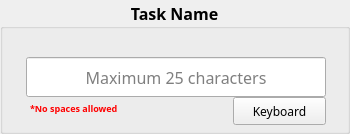
                   <widget class="QGroupBox" name="groupBox_3">
                    <property name="sizePolicy">
                     <sizepolicy hsizetype="Fixed" vsizetype="Fixed">
                      <horstretch>0</horstretch>
                      <verstretch>0</verstretch>
                     </sizepolicy>
                    </property>
                    <property name="minimumSize">
                     <size>
                      <width>350</width>
                      <height>125</height>
                     </size>
                    </property>
                    <property name="font">
                     <font>
                      <family>Times New Roman,Times,serif</family>
                      <pointsize>12</pointsize>
                      <weight>75</weight>
                      <bold>true</bold>
                     </font>
                    </property>
                    <property name="title">
                     <string>Task Name</string>
                    </property>
                    <property name="alignment">
                     <set>Qt::AlignCenter</set>
                    </property>
                    <property name="flat">
                     <bool>false</bool>
                    </property>
                    <widget class="QLineEdit" name="lineTaskName">
                     <property name="geometry">
                      <rect>
                       <x>26</x>
                       <y>57</y>
                       <width>300</width>
                       <height>40</height>
                      </rect>
                     </property>
                     <property name="sizePolicy">
                      <sizepolicy hsizetype="Fixed" vsizetype="Fixed">
                       <horstretch>0</horstretch>
                       <verstretch>0</verstretch>
                      </sizepolicy>
                     </property>
                     <property name="minimumSize">
                      <size>
                       <width>300</width>
                       <height>20</height>
                      </size>
                     </property>
                     <property name="font">
                      <font>
                       <family>Times New Roman,Times,serif</family>
                       <pointsize>12</pointsize>
                       <weight>50</weight>
                       <bold>false</bold>
                      </font>
                     </property>
                     <property name="styleSheet">
                      <string notr="true">QComboBox{
	padding : 5px 0px 0px 5px;

}</string>
                     </property>
                     <property name="text">
                      <string/>
                     </property>
                     <property name="maxLength">
                      <number>25</number>
                     </property>
                     <property name="alignment">
                      <set>Qt::AlignCenter</set>
                     </property>
                     <property name="placeholderText">
                      <string>Maximum 25 characters</string>
                     </property>
                    </widget>
                    <widget class="QLabel" name="label_2">
                     <property name="geometry">
                      <rect>
                       <x>30</x>
                       <y>100</y>
                       <width>111</width>
                       <height>16</height>
                      </rect>
                     </property>
                     <property name="palette">
                      <palette>
                       <active>
                        <colorrole role="WindowText">
                         <brush brushstyle="SolidPattern">
                          <color alpha="255">
                           <red>255</red>
                           <green>0</green>
                           <blue>0</blue>
                          </color>
                         </brush>
                        </colorrole>
                        <colorrole role="Button">
                         <brush brushstyle="SolidPattern">
                          <color alpha="255">
                           <red>240</red>
                           <green>240</green>
                           <blue>240</blue>
                          </color>
                         </brush>
                        </colorrole>
                        <colorrole role="Light">
                         <brush brushstyle="SolidPattern">
                          <color alpha="255">
                           <red>255</red>
                           <green>255</green>
                           <blue>255</blue>
                          </color>
                         </brush>
                        </colorrole>
                        <colorrole role="Midlight">
                         <brush brushstyle="SolidPattern">
                          <color alpha="255">
                           <red>247</red>
                           <green>247</green>
                           <blue>247</blue>
                          </color>
                         </brush>
                        </colorrole>
                        <colorrole role="Dark">
                         <brush brushstyle="SolidPattern">
                          <color alpha="255">
                           <red>120</red>
                           <green>120</green>
                           <blue>120</blue>
                          </color>
                         </brush>
                        </colorrole>
                        <colorrole role="Mid">
                         <brush brushstyle="SolidPattern">
                          <color alpha="255">
                           <red>160</red>
                           <green>160</green>
                           <blue>160</blue>
                          </color>
                         </brush>
                        </colorrole>
                        <colorrole role="Text">
                         <brush brushstyle="SolidPattern">
                          <color alpha="255">
                           <red>255</red>
                           <green>0</green>
                           <blue>0</blue>
                          </color>
                         </brush>
                        </colorrole>
                        <colorrole role="BrightText">
                         <brush brushstyle="SolidPattern">
                          <color alpha="255">
                           <red>255</red>
                           <green>255</green>
                           <blue>255</blue>
                          </color>
                         </brush>
                        </colorrole>
                        <colorrole role="ButtonText">
                         <brush brushstyle="SolidPattern">
                          <color alpha="255">
                           <red>255</red>
                           <green>0</green>
                           <blue>0</blue>
                          </color>
                         </brush>
                        </colorrole>
                        <colorrole role="Base">
                         <brush brushstyle="SolidPattern">
                          <color alpha="255">
                           <red>255</red>
                           <green>255</green>
                           <blue>255</blue>
                          </color>
                         </brush>
                        </colorrole>
                        <colorrole role="Window">
                         <brush brushstyle="SolidPattern">
                          <color alpha="255">
                           <red>240</red>
                           <green>240</green>
                           <blue>240</blue>
                          </color>
                         </brush>
                        </colorrole>
                        <colorrole role="Shadow">
                         <brush brushstyle="SolidPattern">
                          <color alpha="255">
                           <red>0</red>
                           <green>0</green>
                           <blue>0</blue>
                          </color>
                         </brush>
                        </colorrole>
                        <colorrole role="AlternateBase">
                         <brush brushstyle="SolidPattern">
                          <color alpha="255">
                           <red>247</red>
                           <green>247</green>
                           <blue>247</blue>
                          </color>
                         </brush>
                        </colorrole>
                        <colorrole role="ToolTipBase">
                         <brush brushstyle="SolidPattern">
                          <color alpha="255">
                           <red>255</red>
                           <green>255</green>
                           <blue>220</blue>
                          </color>
                         </brush>
                        </colorrole>
                        <colorrole role="ToolTipText">
                         <brush brushstyle="SolidPattern">
                          <color alpha="255">
                           <red>0</red>
                           <green>0</green>
                           <blue>0</blue>
                          </color>
                         </brush>
                        </colorrole>
                       </active>
                       <inactive>
                        <colorrole role="WindowText">
                         <brush brushstyle="SolidPattern">
                          <color alpha="255">
                           <red>255</red>
                           <green>0</green>
                           <blue>0</blue>
                          </color>
                         </brush>
                        </colorrole>
                        <colorrole role="Button">
                         <brush brushstyle="SolidPattern">
                          <color alpha="255">
                           <red>240</red>
                           <green>240</green>
                           <blue>240</blue>
                          </color>
                         </brush>
                        </colorrole>
                        <colorrole role="Light">
                         <brush brushstyle="SolidPattern">
                          <color alpha="255">
                           <red>255</red>
                           <green>255</green>
                           <blue>255</blue>
                          </color>
                         </brush>
                        </colorrole>
                        <colorrole role="Midlight">
                         <brush brushstyle="SolidPattern">
                          <color alpha="255">
                           <red>247</red>
                           <green>247</green>
                           <blue>247</blue>
                          </color>
                         </brush>
                        </colorrole>
                        <colorrole role="Dark">
                         <brush brushstyle="SolidPattern">
                          <color alpha="255">
                           <red>120</red>
                           <green>120</green>
                           <blue>120</blue>
                          </color>
                         </brush>
                        </colorrole>
                        <colorrole role="Mid">
                         <brush brushstyle="SolidPattern">
                          <color alpha="255">
                           <red>160</red>
                           <green>160</green>
                           <blue>160</blue>
                          </color>
                         </brush>
                        </colorrole>
                        <colorrole role="Text">
                         <brush brushstyle="SolidPattern">
                          <color alpha="255">
                           <red>255</red>
                           <green>0</green>
                           <blue>0</blue>
                          </color>
                         </brush>
                        </colorrole>
                        <colorrole role="BrightText">
                         <brush brushstyle="SolidPattern">
                          <color alpha="255">
                           <red>255</red>
                           <green>255</green>
                           <blue>255</blue>
                          </color>
                         </brush>
                        </colorrole>
                        <colorrole role="ButtonText">
                         <brush brushstyle="SolidPattern">
                          <color alpha="255">
                           <red>255</red>
                           <green>0</green>
                           <blue>0</blue>
                          </color>
                         </brush>
                        </colorrole>
                        <colorrole role="Base">
                         <brush brushstyle="SolidPattern">
                          <color alpha="255">
                           <red>255</red>
                           <green>255</green>
                           <blue>255</blue>
                          </color>
                         </brush>
                        </colorrole>
                        <colorrole role="Window">
                         <brush brushstyle="SolidPattern">
                          <color alpha="255">
                           <red>240</red>
                           <green>240</green>
                           <blue>240</blue>
                          </color>
                         </brush>
                        </colorrole>
                        <colorrole role="Shadow">
                         <brush brushstyle="SolidPattern">
                          <color alpha="255">
                           <red>0</red>
                           <green>0</green>
                           <blue>0</blue>
                          </color>
                         </brush>
                        </colorrole>
                        <colorrole role="AlternateBase">
                         <brush brushstyle="SolidPattern">
                          <color alpha="255">
                           <red>247</red>
                           <green>247</green>
                           <blue>247</blue>
                          </color>
                         </brush>
                        </colorrole>
                        <colorrole role="ToolTipBase">
                         <brush brushstyle="SolidPattern">
                          <color alpha="255">
                           <red>255</red>
                           <green>255</green>
                           <blue>220</blue>
                          </color>
                         </brush>
                        </colorrole>
                        <colorrole role="ToolTipText">
                         <brush brushstyle="SolidPattern">
                          <color alpha="255">
                           <red>0</red>
                           <green>0</green>
                           <blue>0</blue>
                          </color>
                         </brush>
                        </colorrole>
                       </inactive>
                       <disabled>
                        <colorrole role="WindowText">
                         <brush brushstyle="SolidPattern">
                          <color alpha="255">
                           <red>255</red>
                           <green>0</green>
                           <blue>0</blue>
                          </color>
                         </brush>
                        </colorrole>
                        <colorrole role="Button">
                         <brush brushstyle="SolidPattern">
                          <color alpha="255">
                           <red>240</red>
                           <green>240</green>
                           <blue>240</blue>
                          </color>
                         </brush>
                        </colorrole>
                        <colorrole role="Light">
                         <brush brushstyle="SolidPattern">
                          <color alpha="255">
                           <red>255</red>
                           <green>255</green>
                           <blue>255</blue>
                          </color>
                         </brush>
                        </colorrole>
                        <colorrole role="Midlight">
                         <brush brushstyle="SolidPattern">
                          <color alpha="255">
                           <red>247</red>
                           <green>247</green>
                           <blue>247</blue>
                          </color>
                         </brush>
                        </colorrole>
                        <colorrole role="Dark">
                         <brush brushstyle="SolidPattern">
                          <color alpha="255">
                           <red>120</red>
                           <green>120</green>
                           <blue>120</blue>
                          </color>
                         </brush>
                        </colorrole>
                        <colorrole role="Mid">
                         <brush brushstyle="SolidPattern">
                          <color alpha="255">
                           <red>160</red>
                           <green>160</green>
                           <blue>160</blue>
                          </color>
                         </brush>
                        </colorrole>
                        <colorrole role="Text">
                         <brush brushstyle="SolidPattern">
                          <color alpha="255">
                           <red>255</red>
                           <green>0</green>
                           <blue>0</blue>
                          </color>
                         </brush>
                        </colorrole>
                        <colorrole role="BrightText">
                         <brush brushstyle="SolidPattern">
                          <color alpha="255">
                           <red>255</red>
                           <green>255</green>
                           <blue>255</blue>
                          </color>
                         </brush>
                        </colorrole>
                        <colorrole role="ButtonText">
                         <brush brushstyle="SolidPattern">
                          <color alpha="255">
                           <red>255</red>
                           <green>0</green>
                           <blue>0</blue>
                          </color>
                         </brush>
                        </colorrole>
                        <colorrole role="Base">
                         <brush brushstyle="SolidPattern">
                          <color alpha="255">
                           <red>240</red>
                           <green>240</green>
                           <blue>240</blue>
                          </color>
                         </brush>
                        </colorrole>
                        <colorrole role="Window">
                         <brush brushstyle="SolidPattern">
                          <color alpha="255">
                           <red>240</red>
                           <green>240</green>
                           <blue>240</blue>
                          </color>
                         </brush>
                        </colorrole>
                        <colorrole role="Shadow">
                         <brush brushstyle="SolidPattern">
                          <color alpha="255">
                           <red>0</red>
                           <green>0</green>
                           <blue>0</blue>
                          </color>
                         </brush>
                        </colorrole>
                        <colorrole role="AlternateBase">
                         <brush brushstyle="SolidPattern">
                          <color alpha="255">
                           <red>240</red>
                           <green>240</green>
                           <blue>240</blue>
                          </color>
                         </brush>
                        </colorrole>
                        <colorrole role="ToolTipBase">
                         <brush brushstyle="SolidPattern">
                          <color alpha="255">
                           <red>255</red>
                           <green>255</green>
                           <blue>220</blue>
                          </color>
                         </brush>
                        </colorrole>
                        <colorrole role="ToolTipText">
                         <brush brushstyle="SolidPattern">
                          <color alpha="255">
                           <red>0</red>
                           <green>0</green>
                           <blue>0</blue>
                          </color>
                         </brush>
                        </colorrole>
                       </disabled>
                      </palette>
                     </property>
                     <property name="font">
                      <font>
                       <family>Times New Roman,Times,serif</family>
                       <pointsize>7</pointsize>
                      </font>
                     </property>
                     <property name="styleSheet">
                      <string notr="true">QLabel{
	color :red;

}</string>
                     </property>
                     <property name="text">
                      <string>*No spaces allowed</string>
                     </property>
                    </widget>
                    <widget class="QPushButton" name="keyboardButton">
                     <property name="geometry">
                      <rect>
                       <x>233</x>
                       <y>97</y>
                       <width>93</width>
                       <height>28</height>
                      </rect>
                     </property>
                     <property name="font">
                      <font>
                       <family>Times New Roman,Times,serif</family>
                       <pointsize>-1</pointsize>
                       <weight>50</weight>
                       <bold>false</bold>
                      </font>
                     </property>
                     <property name="styleSheet">
                      <string notr="true">QPushButton{
	font-family: &quot;Times New Roman&quot;, Times, serif;
	font-size: 12px;
	font-weight: normal;
}</string>
                     </property>
                     <property name="text">
                      <string>Keyboard</string>
                     </property>
                    </widget>
                   </widget>
